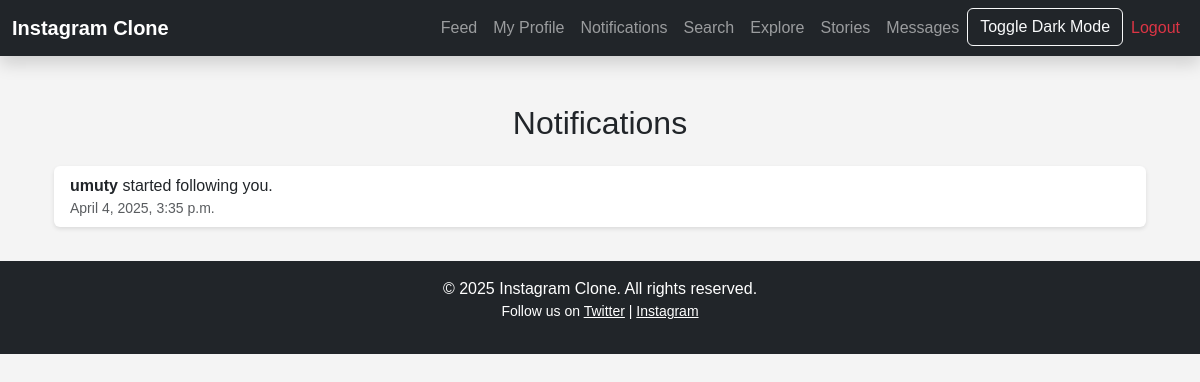
/notifications/ (signed in), run on an earlier commit of the app's database.
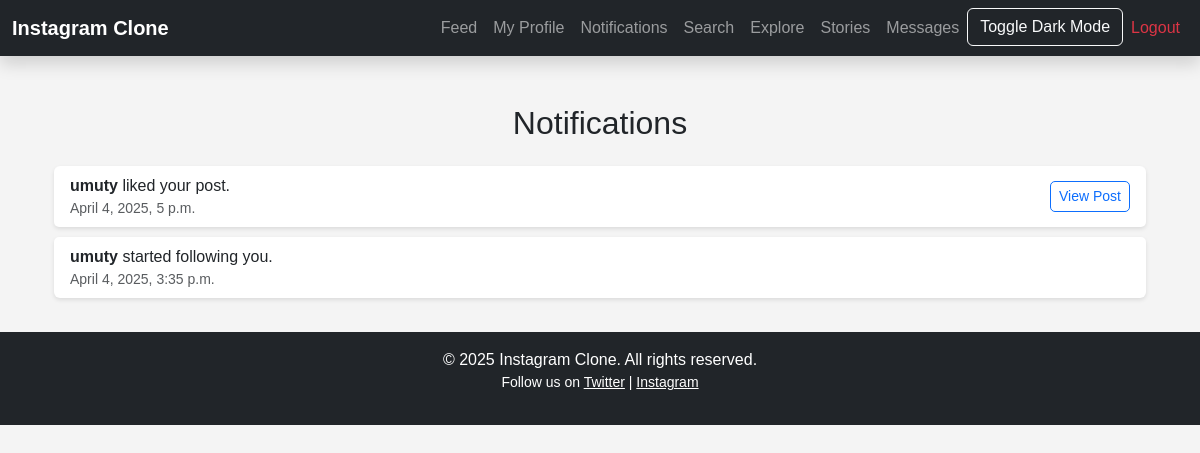
And on a later commit of the database.
### users/models.py (models this page shows, shortened)
class Notification(models.Model):
    NOTIFICATION_TYPES = (
        ('like', 'Like'),
        ('comment', 'Comment'),
        ('follow', 'Follow'),
    )
    sender = models.ForeignKey(User, on_delete=models.CASCADE, related_name='sent_notifications')
    receiver = models.ForeignKey(User, on_delete=models.CASCADE, related_name='received_notifications')
    notification_type = models.CharField(max_length=10, choices=NOTIFICATION_TYPES)
    post = models.ForeignKey(Post, on_delete=models.CASCADE, null=True, blank=True)  # For likes/comments
    created_at = models.DateTimeField(auto_now_add=True)
    is_read = models.BooleanField(default=False)

### users/views.py (the view)
# urls.py: path('notifications/', views.notifications, name='notifications'),
@login_required
def notifications(request):
    notifications = Notification.objects.filter(receiver=request.user).order_by('-created_at')
    return render(request, 'notifications.html', {'notifications': notifications})

### templates/notifications.html (shortened to what this page needs)
{% extends 'base.html' %}
{% block content %}
<div class="container mt-5">
    <h2 class="text-center mb-4">Notifications</h2>
    {% if notifications %}
        <ul class="list-group">
            {% for notification in notifications %}
                <li class="list-group-item d-flex justify-content-between align-items-center">
                    <div>
                        {% if notification.notification_type == 'like' %}
                            <strong>{{ notification.sender.username }}</strong> liked your post.
                        {% elif notification.notification_type == 'comment' %}
                            <strong>{{ notification.sender.username }}</strong> commented on your post.
                        {% elif notification.notification_type == 'follow' %}
                            <strong>{{ notification.sender.username }}</strong> started following you.
                        {% endif %}
                        <small class="text-muted d-block">{{ notification.created_at }}</small>
                    </div>
                    {% if notification.post %}
                        <a href="{% url 'home' %}#post-{{ notification.post.id }}" class="btn btn-outline-primary btn-sm">View Post</a>
                    {% endif %}
                </li>
            {% endfor %}
        </ul>
    {% else %}
        <p class="text-center">You have no notifications yet.</p>
    {% endif %}
</div>
{% endblock %}

What changed in the data, as far as the page shows it:
added Notification: sender.username "umuty", created_at "April 4, 2025, 5 p.m."
